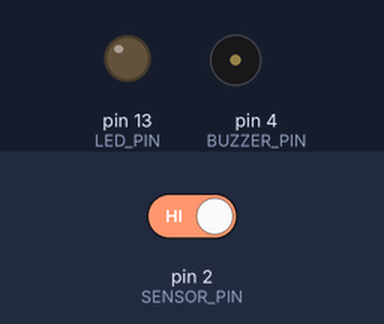
Bench run of a sketch on a simulated Arduino Uno, built with avr-gcc and run on an emulated ATmega328P. Shown: output pins drawn as LEDs (lit = HIGH), buzzer (waves = sounding, pin HIGH). The test bench sets the inputs (shaded band); at power-on: pin 2 (SENSOR_PIN) HIGH.

Above: at 1.2 s.
1.3 s: pin 2 (SENSOR_PIN) driven LOW
At 2.5 s:
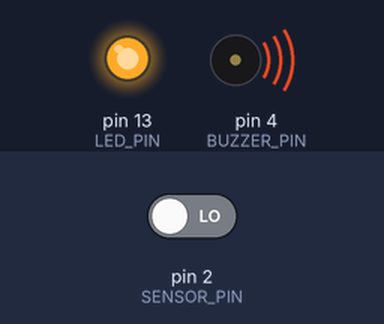
2.8 s: pin 2 (SENSOR_PIN) driven HIGH
At 3.7 s:
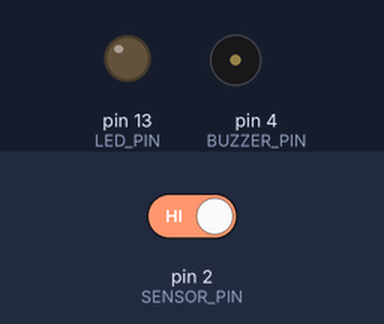
Timing chart, 0 to 5.8 s (numbered marks = the images above; inputs shaded):
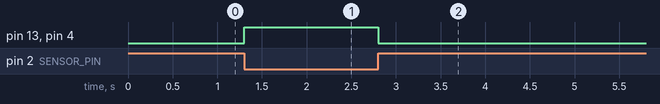

Measured:
- after the input at 1.3 s, pin 13 (LED_PIN), pin 4 (BUZZER_PIN): LOW → HIGH at once
- after the input at 2.8 s, pin 13 (LED_PIN), pin 4 (BUZZER_PIN): HIGH → LOW at once

The sketch:

Tilt_Switch.ino
```cpp
/*
 * Tilt switch kullanimi
 * Created by Arif Mandal
 */
#define SENSOR_PIN 2// sensor pinimizi tanimladik ve diger pinlerimizi
#define LED_PIN 13
#define BUZZER_PIN 4


void setup() {
  // put your setup code here, to run once:
  pinMode(SENSOR_PIN,INPUT_PULLUP);//devrede sensore direnc baglamak yerine pull up direnci kullandik
  pinMode(LED_PIN,OUTPUT);// diger pinlerimizi cikis pini yaptik
  pinMode(BUZZER_PIN,OUTPUT);

}

void loop() {
  // put your main code here, to run repeatedly:
  if(digitalRead(SENSOR_PIN)==LOW){// sensor 0 yani low okuyorsa ledi yak ve buzeri ac dedik
    digitalWrite(LED_PIN,HIGH);
    digitalWrite(BUZZER_PIN,HIGH);
    }else{// diger durumda led ve buzer kapali
      digitalWrite(LED_PIN,LOW);
      digitalWrite(BUZZER_PIN,LOW);
      }
//thank you....
}
```
